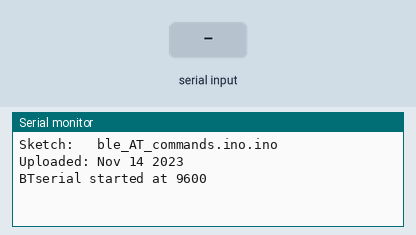
Recording of a sketch running on a simulated Arduino Uno, built with avr-gcc and run on an emulated ATmega328P. Parts: the last lines printed to the serial monitor. Inputs (shaded band) come from the test bench.

Above: at 1.2 s.
1.3 s: "1" received over the second serial link
At 2.5 s:
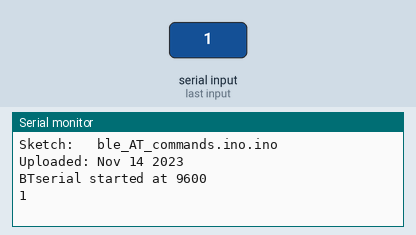
2.8 s: "0" received over the second serial link
At 3.9 s:
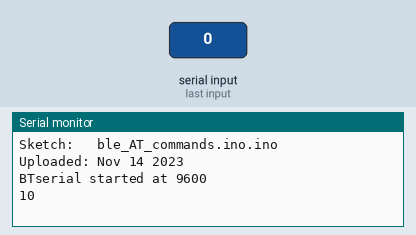

The sketch:

ble_AT_commands.ino.ino
```cpp
#include <SoftwareSerial.h>
SoftwareSerial HM10(8, 7);

char appData;

String inData = "";


void setup()
{
  HM10.begin(9600);
  Serial.begin(9600);
  Serial.print("Sketch:   ");   Serial.println(__FILE__);
  Serial.print("Uploaded: ");   Serial.println(__DATE__);
  Serial.println("BTserial started at 9600");

}
void loop()
{
  HM10.listen();  // listen the HM10 port

  while (HM10.available() > 0) {   // if HM10 sends something then read

    appData = HM10.read();

    inData = String(appData);  // save the data in string format

    Serial.write(appData);

  }


  if (Serial.available()) {           // Read user input if available.

    delay(10);

    HM10.write(Serial.read());

  }
}

//#include <AltSoftSerial.h>
//AltSoftSerial BTserial;
//// https://www.pjrc.com/teensy/td_libs_AltSoftSerial.html
//
//
//char c=' ';
//boolean NL = true;
//
//void setup()
//{
//    Serial.begin(9600);
//    Serial.print("Sketch:   ");   Serial.println(__FILE__);
//    Serial.print("Uploaded: ");   Serial.println(__DATE__);
//    Serial.println(" ");
//
//    BTserial.begin(9600);
//    Serial.println("BTserial started at 9600");
//}
//
//int speed = 0;
//
//void loop()
//{
//    // Read from the Bluetooth module and send to the Arduino Serial Monitor
//    if (BTserial.available())
//    {
//        c = BTserial.read();
//
//        Serial.print(c);
//    }
////
////
////    // Read from the Serial Monitor and send to the Bluetooth module
//    if (Serial.available())
//    {
//        c = Serial.read();
//
//        // do not send line end characters to the HM-10
//        if (c!=10 & c!=13 )
//        {
//             BTserial.write(c);
//        }
//
//        // Echo the user input to the main window.
//        // If there is a new line print the ">" character.
//        if (NL) { Serial.print("\r\n>");  NL = false; }
//        Serial.write(c);
//        if (c==10) { NL = true; }
//
//
//    }
//      if (speed > 25){
//        speed = 0;
//      } else {
//        speed++;
//      }
//
//      BTserial.print(String(speed));
////      BTserial.print("8,");
////      Serial.println("sent");
////delay(100);
//}
```

Measured:
- after the input at 1.3 s, the serial monitor: prints a new line at once (image 1)
- after the input at 2.8 s, the serial monitor: prints a new line at once (image 2)
